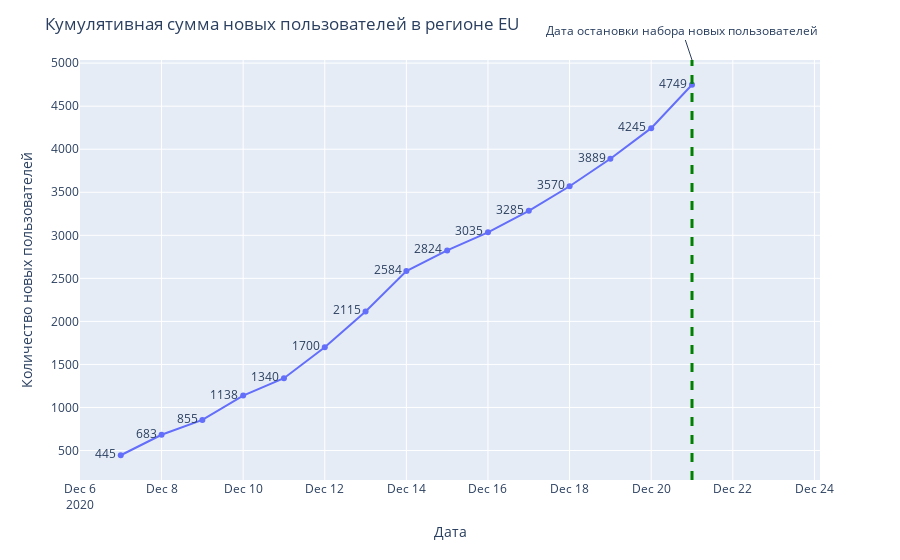

Notebook source saved alongside this figure:
### Code cell
fig = px.line(eu_new_users, x="first_date", y='cumsum', markers=True, text="cumsum")
fig.update_traces(textposition="middle left")
fig.add_vline(x="2020-12-21", line_width=3, line_dash="dash", line_color="green")
fig.add_annotation(x="2020-12-21", y=1, yref="paper", text="Дата остановки набора новых пользователей")
fig.update_layout(
    title='Кумулятивная сумма новых пользователей в регионе EU',
    xaxis_title='Дата',
    yaxis_title='Количество новых пользователей')
fig.show()

### Figure 1 — Plotly figure (JSON) as saved in the notebook; plotly's stock layout.template omitted (floating-point values rounded to 4 significant figures)
{"data": [{"hovertemplate": "first_date=%{x}<br>cumsum=%{text}<extra></extra>", "legendgroup": "", "line": {"color": "#636efa", "dash": "solid"}, "marker": {"symbol": "circle"}, "mode": "markers+lines+text", "name": "", "orientation": "v", "showlegend": false, "text": [445, 683, 855, 1138, 1340, 1700, 2115, 2584, 2824, 3035, 3285, 3570, 3889, 4245, 4749], "textposition": "middle left", "type": "scatter", "x": ["2020-12-07T00:00:00", "2020-12-08T00:00:00", "2020-12-09T00:00:00", "2020-12-10T00:00:00", "2020-12-11T00:00:00", "2020-12-12T00:00:00", "2020-12-13T00:00:00", "2020-12-14T00:00:00", "2020-12-15T00:00:00", "2020-12-16T00:00:00", "2020-12-17T00:00:00", "2020-12-18T00:00:00", "2020-12-19T00:00:00", "2020-12-20T00:00:00", "2020-12-21T00:00:00"], "xaxis": "x", "y": [445, 683, 855, 1138, 1340, 1700, 2115, 2584, 2824, 3035, 3285, 3570, 3889, 4245, 4749], "yaxis": "y"}], "layout": {"annotations": [{"text": "Дата остановки набора новых пользователей", "x": "2020-12-21", "y": 1, "yref": "paper"}], "autosize": true, "legend": {"tracegroupgap": 0}, "margin": {"t": 60}, "shapes": [{"line": {"color": "green", "dash": "dash", "width": 3}, "type": "line", "x0": "2020-12-21", "x1": "2020-12-21", "xref": "x", "y0": 0, "y1": 1, "yref": "y domain"}], "title": {"text": "Кумулятивная сумма новых пользователей в регионе EU"}, "xaxis": {"anchor": "y", "autorange": true, "domain": [0, 1], "range": ["2020-12-06 02:34:16.365", "2020-12-22 21:44:14.3988"], "title": {"text": "Дата"}, "type": "date"}, "yaxis": {"anchor": "x", "autorange": true, "domain": [0, 1], "range": [111.8, 5082.0], "title": {"text": "Количество новых пользователей"}, "type": "linear"}}}
